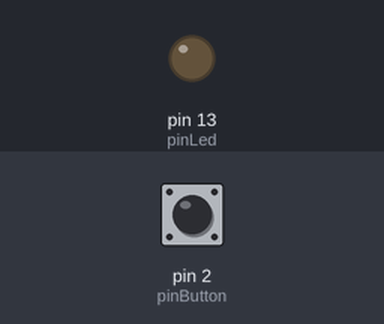
The sketch below on a simulated Arduino Leonardo, built with avr-gcc and run on an emulated ATmega32U4. Shown: output pins drawn as LEDs (lit = HIGH). The test bench sets the inputs (shaded band); at power-on: pin 2 (pinButton) HIGH. USB keyboard and mouse output is not drawn.

Above: at 1.2 s.
1.3 s: pin 2 (pinButton) pulled LOW for 1 s
At 1.45 s:
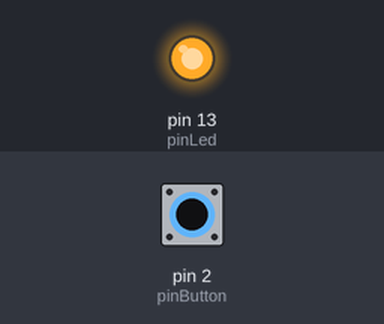
4.3 s: pin 2 (pinButton) pulled LOW for 3.2 s
At 8.8 s:
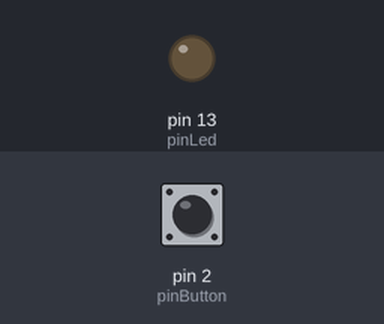
Timing chart, 0 to 10.3 s (numbered marks = the images above; inputs shaded):
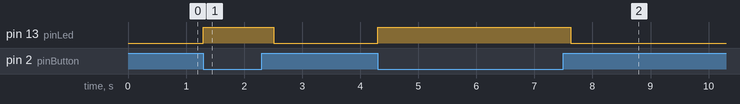

Measured:
- after the input at 1.3 s, pin 13 (pinLed): LOW → HIGH at once, → LOW 1.2 s later
- after the input at 4.3 s, pin 13 (pinLed): LOW → HIGH at once, → LOW 3.3 s later

The sketch:

Media-Keys.ino
```cpp
// (licence header left out)
#include "HID-Project.h"

const int pinLed = LED_BUILTIN;
const int pinButton = 2;

void setup() {
  pinMode(pinLed, OUTPUT);
  pinMode(pinButton, INPUT_PULLUP);

  Consumer.begin(); // you need this for the HID library to work.
}

void loop() {
  if (!digitalRead(pinButton)) {
    digitalWrite(pinLed, HIGH);

    Consumer.write(MEDIA_PLAY_PAUSE); // send the key-command for play/pause
    // See HID Project documentation for more Consumer keys

    delay(300); // Simple debounce, makes sure there are no "double presses"
    digitalWrite(pinLed, LOW);
  }
}
```
